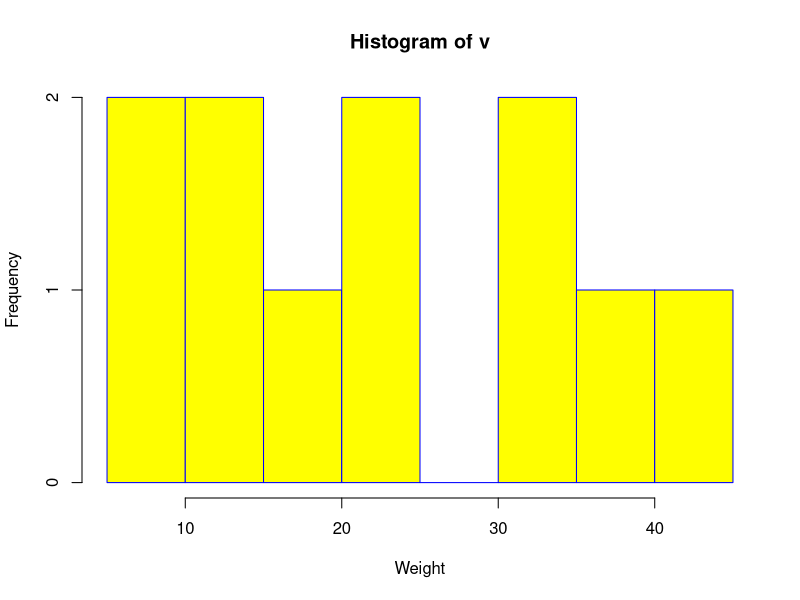
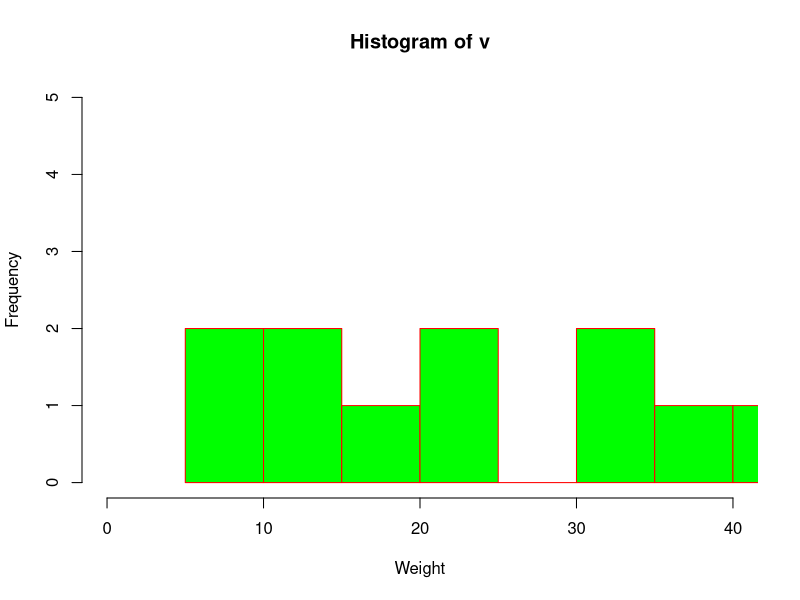

Here is the R script that generated these plots, in order:
v <-  c(9,13,21,8,36,22,12,41,31,33,19)

png(file = "histogram.png")
hist(v,xlab = "Weight",col ="yellow", border="blue")

dev.off()


v <- c(9,13,21,8,36,22,12,41,31,33,19)

png(file="histogram_lim_breaks.png")

hist(v,xlab = "Weight",col = "green",border = "red", xlim = c(0,40), ylim = c(0,5),breaks = 5)

dev.off();

